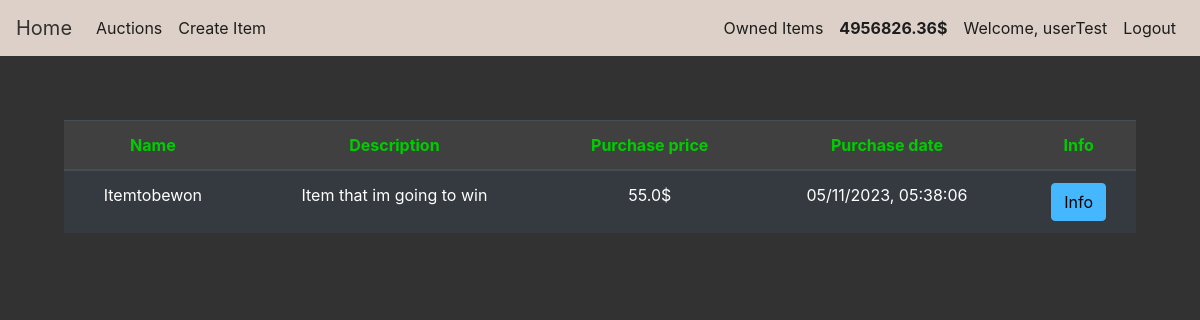
The page /owned_items (signed in) on the database its author committed.
### auction/models.py (models this page shows, shortened)
class User(db.Model,UserMixin):
    id = db.Column(db.Integer(),primary_key=True)
    username = db.Column(db.String(length=50),unique=True,nullable=False)
    email_address = db.Column(db.String(length=255),nullable=False,unique=True)
    password_hash = db.Column(db.String(length=60),nullable=False)
    budget = db.Column(db.Integer(),nullable=False,default=1000)
    items = db.relationship('Item',backref='owned_user',lazy=True)
    @property
    def password(self):
        return self.password
    def show_budget(self):
        return round(self.budget,2)

class Item(db.Model):
    id = db.Column(db.Integer(),primary_key=True)
    name = db.Column(db.String(length=30),nullable=False,unique=True)
    description = db.Column(db.String(length=1024),nullable=False)
    start = db.Column(db.String(length=30),nullable=False)
    end = db.Column(db.String(length=30), nullable=False)
    current_bid = db.Column(db.Float,nullable=False)
    step = db.Column(db.Float,nullable=False)
    seller_id = db.Column(db.Integer())
    bidder_id = db.Column(db.Integer())
    owner = db.Column(db.Integer(),db.ForeignKey('user.id'))
    image = db.Column(db.String(length=255))

### auction/routes.py (the view)
@app.route('/owned_items')
def owned_items_page():
    owned_items = Item.query.filter_by(owner=current_user.id)
    return render_template('owned_items.html',owned_items=owned_items)

### auction/models.py (called while the page is built)
@login_manager.user_loader
def load_user(user_id):
    return User.query.get(int(user_id))

### auction/templates/owned_items.html (shortened to what this page needs)
{% extends 'base.html' %}
{% block content %}
<div class="position-relative overflow-hidden p-3 p-md-5 m-md-3 text-center">
    <table class="table table-hover table-dark">
        <thead class="table_head">
            <tr>
                <th scope="col">Name</th>
                <th scope="col">Description</th>
                <th scope="col">Purchase price</th>
                <th scope="col">Purchase date</th>
                <th scope="col">Info</th>
            </tr>
        </thead>
        <tbody>
            {% for item in owned_items %}
                <tr>
                    <td>{{ item.name }}</td>
                    <td>{{ item.description }}</td>
                    <td>{{ item.current_bid }}$</td>
                    <td>{{ item.end }}</td>
                    <td><button class="btn btn-outline btn-info" data-toggle="modal" data-target="#Modal-MoreInfo-{{ item.id }}">Info</button></td>
                </tr>
            {% endfor %}
        </tbody>
    </table>
</div>
{% endblock %}

### auction/templates/base.html (shortened to what this page needs)
<!doctype html>
<html lang="en">
   <head>
      <link rel="stylesheet" href="https://cdn.jsdelivr.net/npm/bootstrap@4.5.3/dist/css/bootstrap.min.css">
      <link rel="stylesheet" href="{{ url_for('static', filename='style.css') }}">
   </head>
   <body>
      <nav class="navbar navbar-expand-md navbar-dark bg-dark">
         <a class="navbar-brand" href="{{ url_for('home_page') }}">Home</a>
         <div class="collapse navbar-collapse" id="navbarNav">
            <ul class="navbar-nav mr-auto">
               <li class="nav-item active">
                  <a class="nav-link" href="{{ url_for('auction_page') }}">Auctions <span class="sr-only">(current)</span></a>
               </li>
               {% if current_user.is_authenticated %}
               <li class="nav-item">
                  <a class="nav-link" href="{{ url_for('create_page') }}">Create Item</a>
               </li>
               {% endif %}
            </ul>
            {% if current_user.is_authenticated %}
            <ul class="navbar-nav">
               <li class="nav-item">
                  <a class="nav-link" href="{{ url_for('owned_items_page') }}">Owned Items</a>
               </li>
               <li class="nav-item">
                  <a class="nav-link" style="color: azure;font-weight:bold">
                  {{ current_user.show_budget() }}$
                  </a>
               </li>
               <li class="nav-item">
                  <a class="nav-link">Welcome, {{ current_user.username }}</a>
               </li>
               <li class="nav-item">
                  <a class="nav-link" href="{{ url_for('logout_page') }}">Logout</a>
               </li>
            </ul>
            {% endif %}
         </div>
      </nav>
      {% block content %}
      {% endblock %}
   </body>
</html>

### auction/static/style.css (style rules this page uses)
.btn-info { color:black; background-color: #45b7fe !important; border-color: #45b7fe !important; }
.table_head { color: #00cc00; background-color:#404040; }

### auction/templates/base.html (style rules this page uses)
body { background-color: #323232; color: white }
.bg-dark { background-color: #DDD0C8 !important; }
.nav-link { color: #1D1D1D !important; }
.navbar-brand { color: #323232 !important; }

### rows shown on the page
User: show_budget "4956826.36", username "userTest"
Item: name "Itemtobewon", description "Item that im going to win", current_bid "55.0", end "05/11/2023, 05:38:06"
